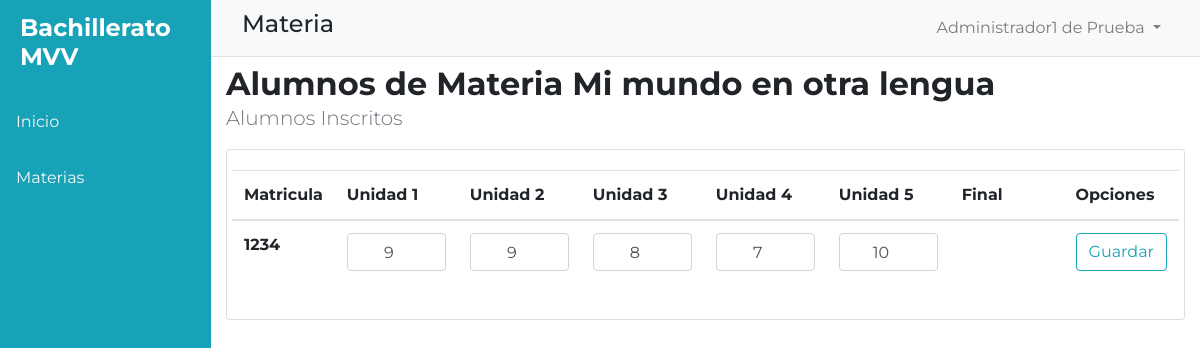
The app's page /asignar-calificacion-vista-grupal.php?materia=Mi mundo en otra lengua (signed in) with its own data.
### tables this page shows
CREATE TABLE `alumnos` (
  `matricula` varchar(45) NOT NULL,
  `nombre` varchar(45) NOT NULL,
  `apellidop` varchar(45) NOT NULL,
  `apellidom` varchar(45) NOT NULL,
  `pin` varchar(45) NOT NULL,
  `semestre` varchar(45) DEFAULT NULL,
  `grupo` varchar(45) DEFAULT NULL
);

CREATE TABLE `calificaciones` (
  `id` int(11) NOT NULL,
  `aux` text NOT NULL,
  `alumnos_matricula` varchar(45) NOT NULL,
  `materias_clave` varchar(45) DEFAULT NULL,
  `parcial1` varchar(45) DEFAULT NULL,
  `parcial2` varchar(45) DEFAULT NULL,
  `parcial3` varchar(45) DEFAULT NULL,
  `parcial4` varchar(45) DEFAULT NULL,
  `parcial5` varchar(45) DEFAULT NULL,
  `parcial6` varchar(45) DEFAULT NULL,
  `final` varchar(45) DEFAULT NULL
);

### asignar-calificacion-vista-grupal.php (the view, shortened to what this page needs)
<?php include "TEMPLETES/dashboard-docente.php";
$materia =$_GET['materia'];
?>
      <div class="w-100">
        <nav class="navbar navbar-expand-lg navbar-light bg-light border-bottom">
          <div class="container">
          <h4>Materia</h4>
          <div class="collapse navbar-collapse" id="navbarSupportedContent">
            <ul class="navbar-nav ml-auto">
              <li class="nav-item dropdown ml-4">
                <a class="nav-link dropdown-toggle" href="#" id="navbarDropdown" role="button" data-toggle="dropdown" aria-haspopup="true" aria-expanded="false">
                <?php
                  echo $_SESSION["nombre"] ," ", $_SESSION["apellidop"]," ", $_SESSION["apellidom"];
                ?>
                </a>
              </li>
            </ul>
          </div>
          </div>
        </nav>
        <div id="content">
            <section>
            <div class="container mt-2">
              <div class="row">
                <div class="col-lg-12">
                  <h2 class="font-weight-bold mb-0">Alumnos de Materia <?= $materia?> </h2>
                  <p class="lead text-muted">Alumnos Inscritos</p>
                </div>
              </div>
            </div>
          </section>
          <section>
            <div class="container">
              <div class="card">
                <div class="card-body">
                  <div class="row">
                      <table class="table">
                        <thead>
                          <tr>
                            <th scope="col">Matricula</th>
                            <th scope="col">Unidad 1</th>
                            <th scope="col">Unidad 2</th>
                            <th scope="col">Unidad 3</th>
                            <th scope="col">Unidad 4</th>
                            <th scope="col">Unidad 5</th>
                            <th scope="col">Final</th>
                            <th scope="col">Opciones</th>
                          </tr>
                        </thead>
                        <tbody>
                        <?php
                          include "CONF/conexion.php";
                          $sql1=$conexion->query("SELECT matricula FROM horario WHERE materia1='$materia' OR materia2='$materia' OR materia3='$materia' OR materia4='$materia' OR materia7='$materia' OR materia6='$materia' OR materia5='$materia' OR materia8='$materia' OR materia9='$materia' OR materia10='$materia'  ");
                          while ($datos = $sql1->fetch_object()){ $alumno=$datos->matricula;
                            $sql=$conexion->query("SELECT * FROM alumnos WHERE matricula='$alumno' ");
                            while($datos = $sql->fetch_object()){
                            ?>
                            <tr>
                              <th scope="row"><?= $datos->matricula ?></th>
                              <?php include "CONF/conexion.php";
                              $sql2=$conexion->query("SELECT * FROM calificaciones WHERE alumnos_matricula='$alumno' AND materias_clave='$materia'");
                              while ($datos = $sql2->fetch_object()){?>
                              <form method="POST" action="">
                                <td class="col-lg-2"><input id="parcial1" class="form-control text-center" type="number"step="0.1" name="parcial1" value="<?=$datos->parcial1?>"></td>
                                <td class="col-lg-2"><input id="parcial2" class="form-control text-center" type="number"step="0.1" name="parcial2" value="<?=$datos->parcial2?>"></td>
                                <td class="col-lg-2"><input id="parcial3" class="form-control text-center" type="number"step="0.1" name="parcial3" value="<?=$datos->parcial3?>"></td>
                                <td class="col-lg-2"><input id="parcial4" class="form-control text-center" type="number"step="0.1" name="parcial4" value="<?=$datos->parcial4?>"></td>
                                <td class="col-lg-2"><input id="parcial5" class="form-control text-center" type="number"step="0.1" name="parcial5" value="<?=$datos->parcial5?>"></td>
                                <?php $final= ($datos->parcial1 + $datos->parcial2 + $datos->parcial3 + $datos->parcial4 + $datos->parcial5)/5; ?>
                                <td class="col-lg-2"><?=$datos->final?>
                                <input id="final" class="form-control text-center" type="hidden" step="0.1" name="final" value="<?=$final?>"></td>
                                <td>
                                <button type="submit" class="btn btn-outline-info" value="ok" name="btnGuardarm1">Guardar</button></a>
                                </td>
                                <?php } ?>
                              </form>
                            </tr>
                          <?php
                            }
                            }
                          ?>
                        </tbody>
                      </table>
                  </div>
                </div>
              </div>
            </div>
          </section>
        </div>
      </div>
<?php include "TEMPLETES/pie-dashboard-docente.php";?>

### CSS/estilo-portal-admin.css (style rules this page uses)
:root { --color1: #F8F1F1; --color2: #11698E; --color3: #19456B; --color4: #7B113A; --color5: black; }
body { font-family: 'Montserrat','Roboto',sans-serif !important; overflow: hidden; }
#content { overflow-y: auto; height: 100vh; padding-bottom: 5rem; }

### records on screen
alumnos: matricula "1234"
calificaciones: parcial1 "9", parcial2 "9", parcial3 "8", parcial4 "7", parcial5 "10"

### other values on screen
$_SESSION["nombre"] "Administrador1"
$_SESSION["apellidop"] "de"
$_SESSION["apellidom"] "Prueba"
$materia "Mi mundo en otra lengua"
